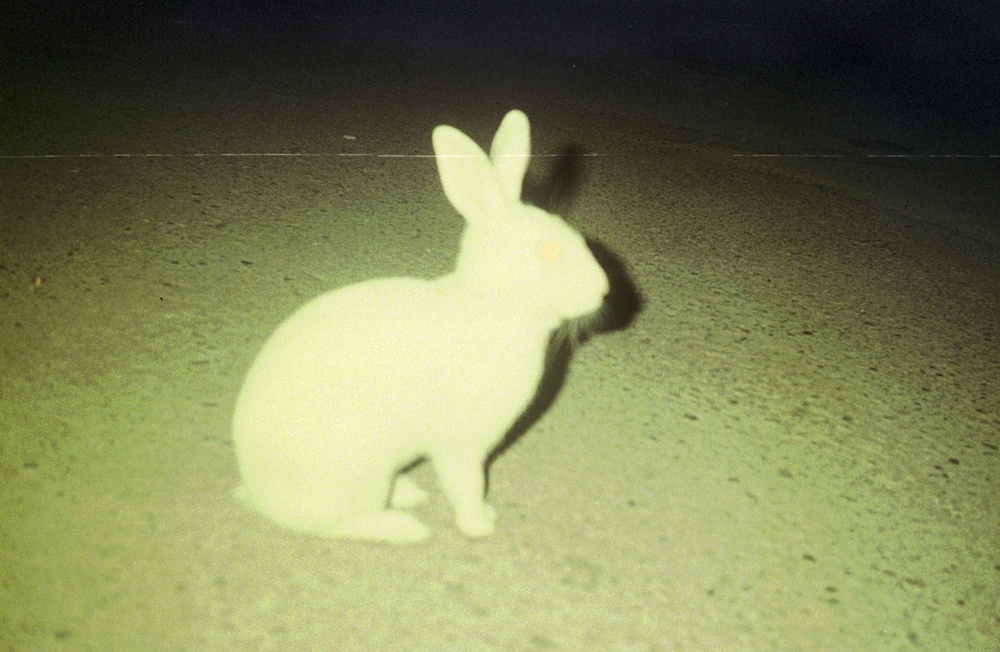
#> input picture images/photo.jpg, 1000 x 652 px, shrunk from 1821 x 1187 before the run, found by its file name
$ python blur.py
#> lines starting #> are read from the running program, lines starting #| are printed output that depends on the picture
"""
blur.py — Blur an image using convolution.

Convolution = slide a small kernel over the image and combine neighbors.
This is the foundation of CNNs, Photoshop filters, and almost all CV.
"""

import numpy as np
from PIL import Image
from pathlib import Path

# ---------- Configuration ----------
INPUT_FILE = Path("images/photo.jpg")
OUTPUT_DIR = Path("output")


def load_image(path: Path) -> np.ndarray:
    return np.array(Image.open(path))
#> returned value is the input picture: shape (652, 1000, 3); mean R, G, B 125, 129.5, 87.5
#| Shape:   (652, 1000, 3)


def save_image(arr: np.ndarray, path: Path) -> None:
    Image.fromarray(arr).save(path)


def convolve2d(image: np.ndarray, kernel: np.ndarray) -> np.ndarray:
    """
    Apply a 2D convolution to a grayscale image.

    For each pixel:
        1. Take the surrounding block (same size as kernel)
        2. Multiply each value by the corresponding kernel value
        3. Sum it all up → that's the new pixel value
    """
    kh, kw = kernel.shape
    h, w = image.shape
    pad_h, pad_w = kh // 2, kw // 2

    # Pad the image so edges don't get cut off
    padded = np.pad(image, ((pad_h, pad_h), (pad_w, pad_w)), mode="edge")
    output = np.zeros_like(image, dtype=np.float32)

    # Slide the kernel over every pixel
    for i in range(h):
        for j in range(w):
            region = padded[i:i + kh, j:j + kw]
            output[i, j] = np.sum(region * kernel)

    return np.clip(output, 0, 255).astype(np.uint8)


def blur_kernel(size: int = 5) -> np.ndarray:
    """Create a box blur kernel of the given size (must be odd)."""
    return np.ones((size, size), dtype=np.float32) / (size * size)


def gaussian_kernel(size: int = 5, sigma: float = 1.0) -> np.ndarray:
    """Create a Gaussian blur kernel — softer, more natural than box blur."""
    ax = np.arange(-(size // 2), size // 2 + 1)
    xx, yy = np.meshgrid(ax, ax)
    kernel = np.exp(-(xx ** 2 + yy ** 2) / (2 * sigma ** 2))
    return (kernel / kernel.sum()).astype(np.float32)


def to_grayscale(arr: np.ndarray) -> np.ndarray:
    if arr.ndim == 2:
        return arr
    r, g, b = arr[:, :, 0], arr[:, :, 1], arr[:, :, 2]
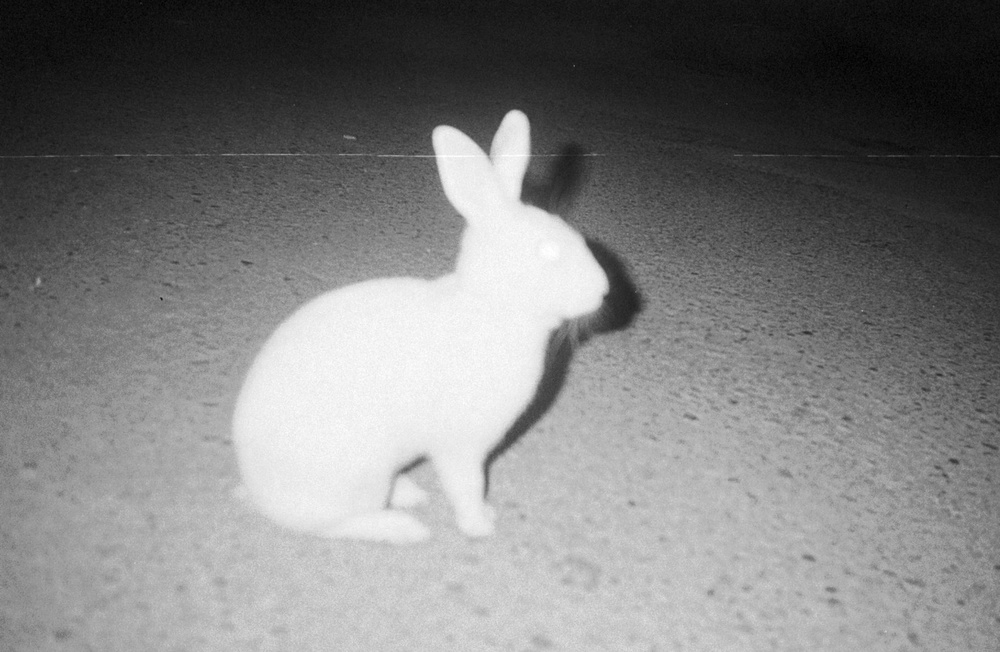
#> r: shape (652, 1000); min 0, max 255, mean 125
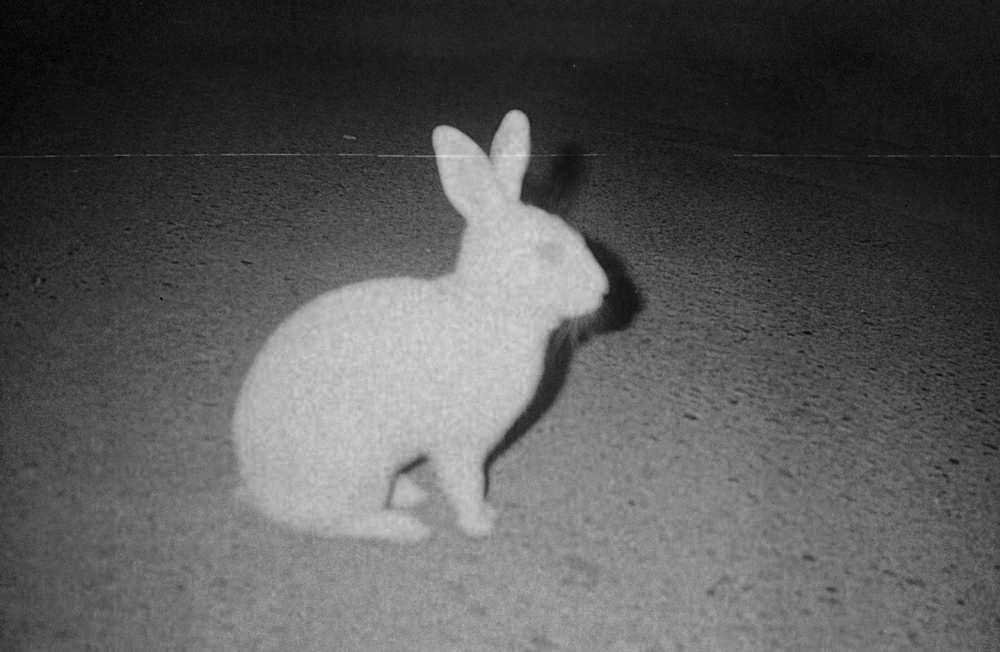
#> b: shape (652, 1000); min 0, max 224, mean 87.5
    return (0.299 * r + 0.587 * g + 0.114 * b).astype(np.uint8)
#> returned value: shape (652, 1000)


if __name__ == "__main__":
    OUTPUT_DIR.mkdir(exist_ok=True)

    print(f"Loading: {INPUT_FILE}")
    original = load_image(INPUT_FILE)
    print(f"Shape:   {original.shape}")

    # We'll blur the grayscale version (simpler, faster)
    print("\nConverting to grayscale ...")
    gray = to_grayscale(original)

    print("\nApplying box blur (5x5 kernel) ...")
    box = blur_kernel(5)
    blurred_box = convolve2d(gray, box)
    save_image(blurred_box, OUTPUT_DIR / "blur_box.jpg")
    print("Saved:   output/blur_box.jpg")

    print("\nApplying Gaussian blur (5x5 kernel) ...")
    gauss = gaussian_kernel(5, sigma=1.5)
    blurred_gauss = convolve2d(gray, gauss)
    save_image(blurred_gauss, OUTPUT_DIR / "blur_gaussian.jpg")
    print("Saved:   output/blur_gaussian.jpg")

    print("\n✅ Done! Compare the two blurred images.")
